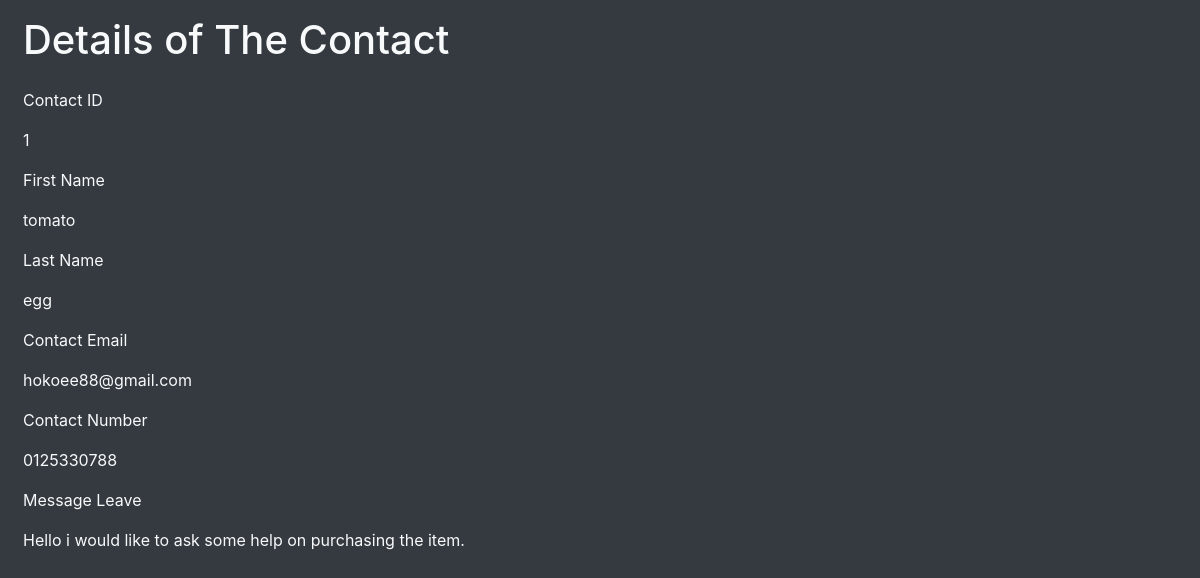
The app's page /admin/Contact View More Detail.php?id=1&pageset=true with its own data.
### tables this page shows
CREATE TABLE `contact` (
  `contactID` int(10) NOT NULL,
  `firstName` varchar(50) NOT NULL,
  `lastName` varchar(50) NOT NULL,
  `contactEmail` varchar(50) NOT NULL,
  `contactNumber` varchar(11) NOT NULL,
  `message` varchar(250) NOT NULL
);

### admin/Contact View More Detail.php (the view, shortened to what this page needs)
<?php include("data_connection.php"); ?>
<html>
<head><title>Movie Detail</title>
<link rel="stylesheet" href="https://maxcdn.bootstrapcdn.com/bootstrap/4.0.0/css/bootstrap.min.css">
</head>
<body class="bg-dark text-light">
<div id="container">
    <div class="row mx-2 my-3">
        <div class="col">
            <h1>Details of The Contact</h1>
        </div>
    </div>
            <?php
            if(isset($_GET['pageset']))
            {
                $id = $_GET["id"];
                $result = mysqli_query($conn, "select * from contact where contactID = $id");
                $row = mysqli_fetch_assoc($result);
                echo '<div class="row mx-2 my-3"><div class="col">Contact ID</div></div><div class="row mx-2 my-3"><div class="col">';
                echo $row["contactID"];
                ?>
            <?php
                echo '</div></div><div class="row mx-2 my-3"><div class="col">First Name</div></div><div class="row mx-2 my-3"><div class="col">';
                echo $row["firstName"];
                ?>
                <?php
                echo '</div></div><div class="row mx-2 my-3"><div class="col">Last Name</div></div><div class="row mx-2 my-3"><div class="col">';
                echo $row["lastName"];
                ?>
                <?php
                echo '</div></div><div class="row mx-2 my-3"><div class="col">Contact Email</div></div><div class="row mx-2 my-3"><div class="col">';
                echo $row["contactEmail"];
                ?>
                <?php
                echo '</div></div><div class="row mx-2 my-3"><div class="col">Contact Number</div></div><div class="row mx-2 my-3"><div class="col">';
                echo $row["contactNumber"];
                ?>
                <?php
                echo '</div></div><div class="row mx-2 my-3"><div class="col">Message Leave</div></div><div class="row mx-2 my-3"><div class="col">';
                echo $row["message"];
                ?>
                <?php
            echo '</div></div>';
            }
            ?>
</div>
</body>
</html>

### records on screen
contact: contactID "1", firstName "tomato", lastName "egg", contactEmail "hokoee88@gmail.com", contactNumber "0125330788", message "Hello i would like to ask some help on purchasing the item."
